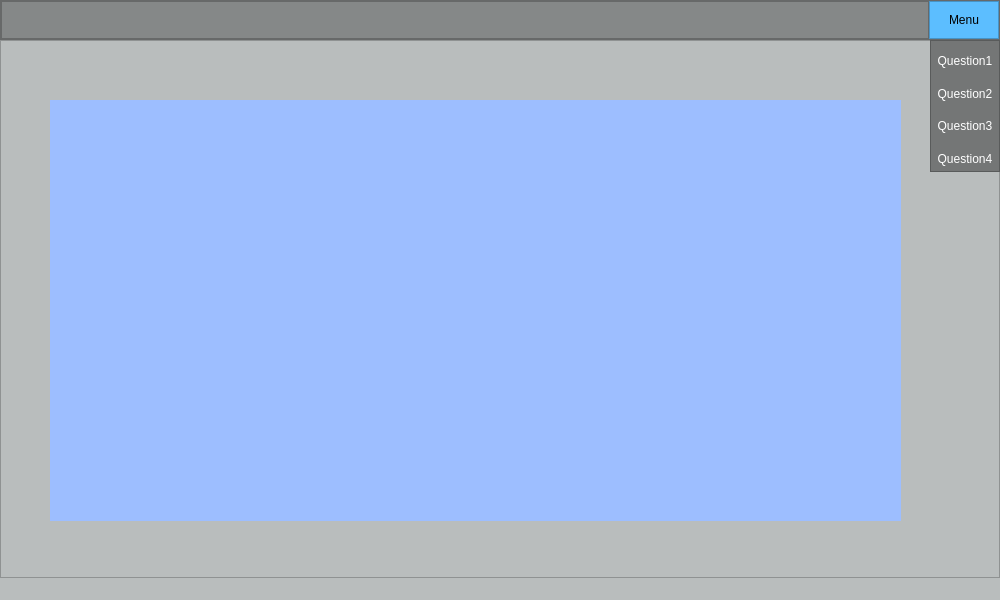
<?xml version="1.0" encoding="UTF-8"?>
<ui version="4.0">
 <class>MainWindow</class>
 <widget class="QMainWindow" name="MainWindow">
  <property name="geometry">
   <rect>
    <x>0</x>
    <y>0</y>
    <width>1000</width>
    <height>600</height>
   </rect>
  </property>
  <property name="minimumSize">
   <size>
    <width>1000</width>
    <height>500</height>
   </size>
  </property>
  <property name="windowTitle">
   <string>MainWindow</string>
  </property>
  <property name="styleSheet">
   <string notr="true">background-color: rgb(255, 255, 255);
background-color: rgb(185, 189, 189);</string>
  </property>
  <widget class="QWidget" name="centralwidget">
   <layout class="QVBoxLayout" name="verticalLayout">
    <property name="spacing">
     <number>0</number>
    </property>
    <property name="leftMargin">
     <number>0</number>
    </property>
    <property name="topMargin">
     <number>0</number>
    </property>
    <property name="rightMargin">
     <number>0</number>
    </property>
    <property name="bottomMargin">
     <number>0</number>
    </property>
    <item>
     <widget class="QFrame" name="TopBar">
      <property name="maximumSize">
       <size>
        <width>16777215</width>
        <height>40</height>
       </size>
      </property>
      <property name="styleSheet">
       <string notr="true">background-color: rgb(116, 118, 118);
background-color: rgb(133, 136, 136);</string>
      </property>
      <property name="frameShape">
       <enum>QFrame::StyledPanel</enum>
      </property>
      <property name="frameShadow">
       <enum>QFrame::Raised</enum>
      </property>
      <layout class="QHBoxLayout" name="horizontalLayout">
       <property name="spacing">
        <number>0</number>
       </property>
       <property name="leftMargin">
        <number>0</number>
       </property>
       <property name="topMargin">
        <number>0</number>
       </property>
       <property name="rightMargin">
        <number>0</number>
       </property>
       <property name="bottomMargin">
        <number>0</number>
       </property>
       <item>
        <widget class="QFrame" name="frame_toggle">
         <property name="frameShape">
          <enum>QFrame::StyledPanel</enum>
         </property>
         <property name="frameShadow">
          <enum>QFrame::Raised</enum>
         </property>
        </widget>
       </item>
       <item>
        <widget class="QFrame" name="frame_top">
         <property name="sizePolicy">
          <sizepolicy hsizetype="Expanding" vsizetype="Expanding">
           <horstretch>0</horstretch>
           <verstretch>0</verstretch>
          </sizepolicy>
         </property>
         <property name="maximumSize">
          <size>
           <width>70</width>
           <height>40</height>
          </size>
         </property>
         <property name="styleSheet">
          <string notr="true">background-color: rgb(92, 190, 255);</string>
         </property>
         <property name="frameShape">
          <enum>QFrame::StyledPanel</enum>
         </property>
         <property name="frameShadow">
          <enum>QFrame::Raised</enum>
         </property>
         <layout class="QHBoxLayout" name="horizontalLayout_3">
          <property name="spacing">
           <number>0</number>
          </property>
          <property name="leftMargin">
           <number>0</number>
          </property>
          <property name="topMargin">
           <number>0</number>
          </property>
          <property name="rightMargin">
           <number>0</number>
          </property>
          <property name="bottomMargin">
           <number>0</number>
          </property>
          <item>
           <widget class="QPushButton" name="BtnToggle">
            <property name="styleSheet">
             <string notr="true">border: 0px</string>
            </property>
            <property name="text">
             <string>Menu</string>
            </property>
           </widget>
          </item>
         </layout>
        </widget>
       </item>
      </layout>
     </widget>
    </item>
    <item>
     <widget class="QFrame" name="Content">
      <property name="frameShape">
       <enum>QFrame::NoFrame</enum>
      </property>
      <property name="frameShadow">
       <enum>QFrame::Raised</enum>
      </property>
      <layout class="QHBoxLayout" name="horizontalLayout_2">
       <property name="spacing">
        <number>0</number>
       </property>
       <property name="leftMargin">
        <number>0</number>
       </property>
       <property name="topMargin">
        <number>0</number>
       </property>
       <property name="rightMargin">
        <number>0</number>
       </property>
       <property name="bottomMargin">
        <number>0</number>
       </property>
       <item>
        <widget class="QFrame" name="FramePages">
         <property name="frameShape">
          <enum>QFrame::StyledPanel</enum>
         </property>
         <property name="frameShadow">
          <enum>QFrame::Raised</enum>
         </property>
         <widget class="QFrame" name="frame_right_menu">
          <property name="geometry">
           <rect>
            <x>930</x>
            <y>0</y>
            <width>70</width>
            <height>132</height>
           </rect>
          </property>
          <property name="maximumSize">
           <size>
            <width>250</width>
            <height>16777215</height>
           </size>
          </property>
          <property name="styleSheet">
           <string notr="true">background-color: rgb(116, 118, 118);
</string>
          </property>
          <property name="frameShape">
           <enum>QFrame::StyledPanel</enum>
          </property>
          <property name="frameShadow">
           <enum>QFrame::Raised</enum>
          </property>
          <layout class="QVBoxLayout" name="verticalLayout_2">
           <property name="spacing">
            <number>0</number>
           </property>
           <property name="leftMargin">
            <number>0</number>
           </property>
           <property name="topMargin">
            <number>0</number>
           </property>
           <property name="rightMargin">
            <number>0</number>
           </property>
           <property name="bottomMargin">
            <number>0</number>
           </property>
           <item alignment="Qt::AlignTop">
            <widget class="QFrame" name="frame_top_menu">
             <property name="sizePolicy">
              <sizepolicy hsizetype="Expanding" vsizetype="Expanding">
               <horstretch>0</horstretch>
               <verstretch>0</verstretch>
              </sizepolicy>
             </property>
             <property name="frameShape">
              <enum>QFrame::NoFrame</enum>
             </property>
             <property name="frameShadow">
              <enum>QFrame::Raised</enum>
             </property>
             <layout class="QVBoxLayout" name="verticalLayout_3">
              <property name="spacing">
               <number>0</number>
              </property>
              <property name="leftMargin">
               <number>0</number>
              </property>
              <property name="topMargin">
               <number>0</number>
              </property>
              <property name="rightMargin">
               <number>0</number>
              </property>
              <property name="bottomMargin">
               <number>0</number>
              </property>
              <item>
               <widget class="QPushButton" name="Btn_Menu_1">
                <property name="minimumSize">
                 <size>
                  <width>0</width>
                  <height>40</height>
                 </size>
                </property>
                <property name="maximumSize">
                 <size>
                  <width>16777213</width>
                  <height>16777215</height>
                 </size>
                </property>
                <property name="styleSheet">
                 <string notr="true">QPushButton {
 color: rgb(255, 255, 255);
 background-color: rgb(116, 118, 118);
 border: 0px solid;
}
QPushButton:hover {
 background-color: rgb(85, 170, 255);
}</string>
                </property>
                <property name="text">
                 <string>Question1</string>
                </property>
               </widget>
              </item>
              <item>
               <widget class="QPushButton" name="Btn_Menu_4">
                <property name="minimumSize">
                 <size>
                  <width>0</width>
                  <height>40</height>
                 </size>
                </property>
                <property name="styleSheet">
                 <string notr="true">QPushButton {
 color: rgb(255, 255, 255);
 background-color: rgb(116, 118, 118);
 border: 0px solid;
}
QPushButton:hover {
 background-color: rgb(85, 170, 255);
}</string>
                </property>
                <property name="text">
                 <string>Question2</string>
                </property>
               </widget>
              </item>
              <item>
               <widget class="QPushButton" name="Btn_Menu_3">
                <property name="minimumSize">
                 <size>
                  <width>0</width>
                  <height>40</height>
                 </size>
                </property>
                <property name="styleSheet">
                 <string notr="true">QPushButton {
 color: rgb(255, 255, 255);
 background-color: rgb(116, 118, 118);
 border: 0px solid;
}
QPushButton:hover {
 background-color: rgb(85, 170, 255);
}</string>
                </property>
                <property name="text">
                 <string>Question3</string>
                </property>
               </widget>
              </item>
              <item>
               <widget class="QPushButton" name="Btn_Menu_2">
                <property name="minimumSize">
                 <size>
                  <width>0</width>
                  <height>40</height>
                 </size>
                </property>
                <property name="styleSheet">
                 <string notr="true">QPushButton {
 color: rgb(255, 255, 255);
 background-color: rgb(116, 118, 118);
 border: 0px solid;
}
QPushButton:hover {
 background-color: rgb(85, 170, 255);
}</string>
                </property>
                <property name="text">
                 <string>Question4</string>
                </property>
               </widget>
              </item>
             </layout>
            </widget>
           </item>
          </layout>
         </widget>
         <widget class="QStackedWidget" name="Pages_Widget">
          <property name="geometry">
           <rect>
            <x>50</x>
            <y>60</y>
            <width>851</width>
            <height>421</height>
           </rect>
          </property>
          <property name="styleSheet">
           <string notr="true">background-color: rgb(163, 255, 205);
background-color: rgb(157, 190, 255);</string>
          </property>
          <widget class="QWidget" name="page"/>
          <widget class="QWidget" name="page_2"/>
         </widget>
        </widget>
       </item>
      </layout>
     </widget>
    </item>
   </layout>
  </widget>
  <widget class="QStatusBar" name="statusbar"/>
 </widget>
 <resources/>
 <connections/>
</ui>
